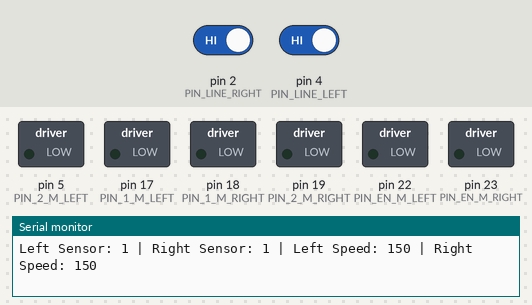
The sketch below on a simulated Arduino Mega 2560, built with avr-gcc and run on an emulated ATmega2560. Parts: switched loads named in the sketch (green lamp = pin HIGH), the last lines printed to the serial monitor. The inputs (shaded band) are chosen by the test bench; at power-on: pin 2 (PIN_LINE_RIGHT) HIGH, pin 4 (PIN_LINE_LEFT) HIGH.

Above: at 1.2 s.
1.3 s: pin 2 (PIN_LINE_RIGHT) driven LOW
At 2.5 s:
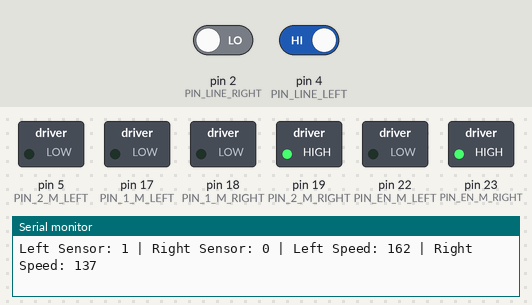
2.8 s: pin 4 (PIN_LINE_LEFT) driven LOW
At 3.3 s:
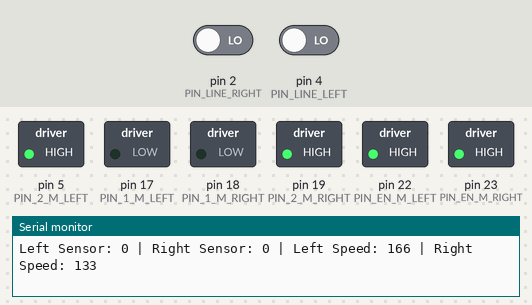
4.3 s: pin 2 (PIN_LINE_RIGHT) driven HIGH
At 4.8 s:
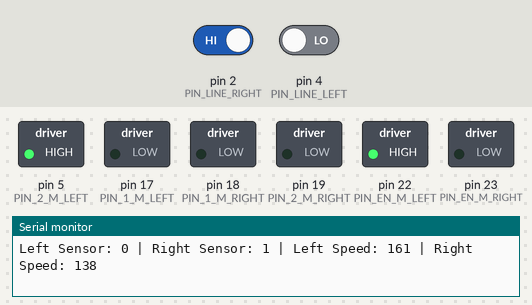
5.8 s: pin 4 (PIN_LINE_LEFT) driven HIGH
At 6.3 s:
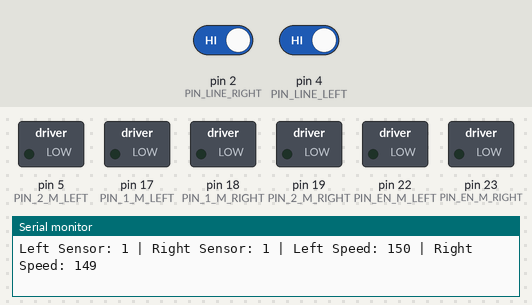
Timing chart, 0 to 8.8 s (numbered marks = the images above; inputs shaded):
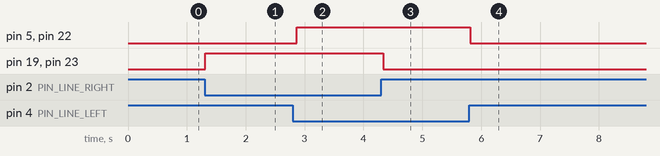

The sketch:

Lane_detection.ino
```cpp
// Motor pins
#define PIN_EN_M_LEFT 22
#define PIN_1_M_LEFT 17
#define PIN_2_M_LEFT 5
#define PIN_EN_M_RIGHT 23
#define PIN_1_M_RIGHT 18
#define PIN_2_M_RIGHT 19

// Sensor pins
#define PIN_LINE_LEFT 4
#define PIN_LINE_RIGHT 2

// PI controller parameters
float Kp = 0.059;
float Ki = 10.7;

float Kp_right = 0.0646;
float Ki_left = 2.93;

// Variables
int BASE_SPEED = 150;
float integral = 0;
unsigned long previousTime = 0;

void setup() {
  Serial.begin(9600);

  // Motor pin setup
  pinMode(PIN_EN_M_LEFT, OUTPUT);
  pinMode(PIN_1_M_LEFT, OUTPUT);
  pinMode(PIN_2_M_LEFT, OUTPUT);
  pinMode(PIN_EN_M_RIGHT, OUTPUT);
  pinMode(PIN_1_M_RIGHT, OUTPUT);
  pinMode(PIN_2_M_RIGHT, OUTPUT);

  // Sensor pin setup
  pinMode(PIN_LINE_LEFT, INPUT);
  pinMode(PIN_LINE_RIGHT, INPUT);
}

void loop() {
  int sensorLeft = digitalRead(PIN_LINE_LEFT);
  int sensorRight = digitalRead(PIN_LINE_RIGHT);

  int error = sensorRight - sensorLeft;

  unsigned long currentTime = millis();
  float elapsedTime = (currentTime - previousTime) / 1000.0;
  previousTime = currentTime;

  integral += error * elapsedTime;
  float controlSignal = Kp * error + Ki * integral;

  int leftSpeed = BASE_SPEED - controlSignal;
  int rightSpeed = BASE_SPEED + controlSignal;

  leftSpeed = constrain(leftSpeed, 0, 255);
  rightSpeed = constrain(rightSpeed, 0, 255);

  // Control logic for different sensor states
  if (sensorLeft == 0 && sensorRight == 0) {
    // Both sensors detect the line: move forward
    moveForward(leftSpeed, rightSpeed);
  } else if (sensorLeft == 0 && sensorRight == 1) {
    // Left sensor detects line, right does not: turn right
    moveRight(leftSpeed, rightSpeed);
  } else if (sensorLeft == 1 && sensorRight == 0) {
    // Right sensor detects line, left does not: turn left
    moveLeft(leftSpeed, rightSpeed);
  } else {
    // No line detected: stop or search
    stopMotors();
  }

  // Debugging output
  Serial.print("Left Sensor: ");
  Serial.print(sensorLeft);
  Serial.print(" | Right Sensor: ");
  Serial.print(sensorRight);
  Serial.print(" | Left Speed: ");
  Serial.print(leftSpeed);
  Serial.print(" | Right Speed: ");
  Serial.println(rightSpeed);

  delay(50);
}

void moveForward(int leftSpeed, int rightSpeed) {
  digitalWrite(PIN_1_M_LEFT, LOW);
  digitalWrite(PIN_2_M_LEFT, HIGH);
  analogWrite(PIN_EN_M_LEFT, leftSpeed);

  digitalWrite(PIN_1_M_RIGHT, LOW);
  digitalWrite(PIN_2_M_RIGHT, HIGH);
  analogWrite(PIN_EN_M_RIGHT, rightSpeed);
}

void moveRight(int leftSpeed, int rightSpeed) {
  digitalWrite(PIN_1_M_LEFT, LOW);
  digitalWrite(PIN_2_M_LEFT, HIGH);
  analogWrite(PIN_EN_M_LEFT, BASE_SPEED);

  digitalWrite(PIN_1_M_RIGHT, LOW);
  digitalWrite(PIN_2_M_RIGHT, LOW);
  analogWrite(PIN_EN_M_RIGHT, 0);
}

void moveLeft(int leftSpeed, int rightSpeed) {
  digitalWrite(PIN_1_M_LEFT, LOW);
  digitalWrite(PIN_2_M_LEFT, LOW);
  analogWrite(PIN_EN_M_LEFT, 0);

  digitalWrite(PIN_1_M_RIGHT, LOW);
  digitalWrite(PIN_2_M_RIGHT, HIGH);
  analogWrite(PIN_EN_M_RIGHT, BASE_SPEED);
}

void stopMotors() {
  digitalWrite(PIN_1_M_LEFT, LOW);
  digitalWrite(PIN_2_M_LEFT, LOW);
  analogWrite(PIN_EN_M_LEFT, 0);

  digitalWrite(PIN_1_M_RIGHT, LOW);
  digitalWrite(PIN_2_M_RIGHT, LOW);
  analogWrite(PIN_EN_M_RIGHT, 0);
}
```

Measured:
- after the input at 1.3 s, pin 19 (PIN_2_M_RIGHT), pin 23 (PIN_EN_M_RIGHT): LOW → HIGH at once
- after the input at 2.8 s, pin 5 (PIN_2_M_LEFT), pin 22 (PIN_EN_M_LEFT): LOW → HIGH after 0.06 s
- after the input at 4.3 s, pin 19 (PIN_2_M_RIGHT), pin 23 (PIN_EN_M_RIGHT): HIGH → LOW at once
- after the input at 5.8 s, pin 5 (PIN_2_M_LEFT), pin 22 (PIN_EN_M_LEFT): HIGH → LOW at once
